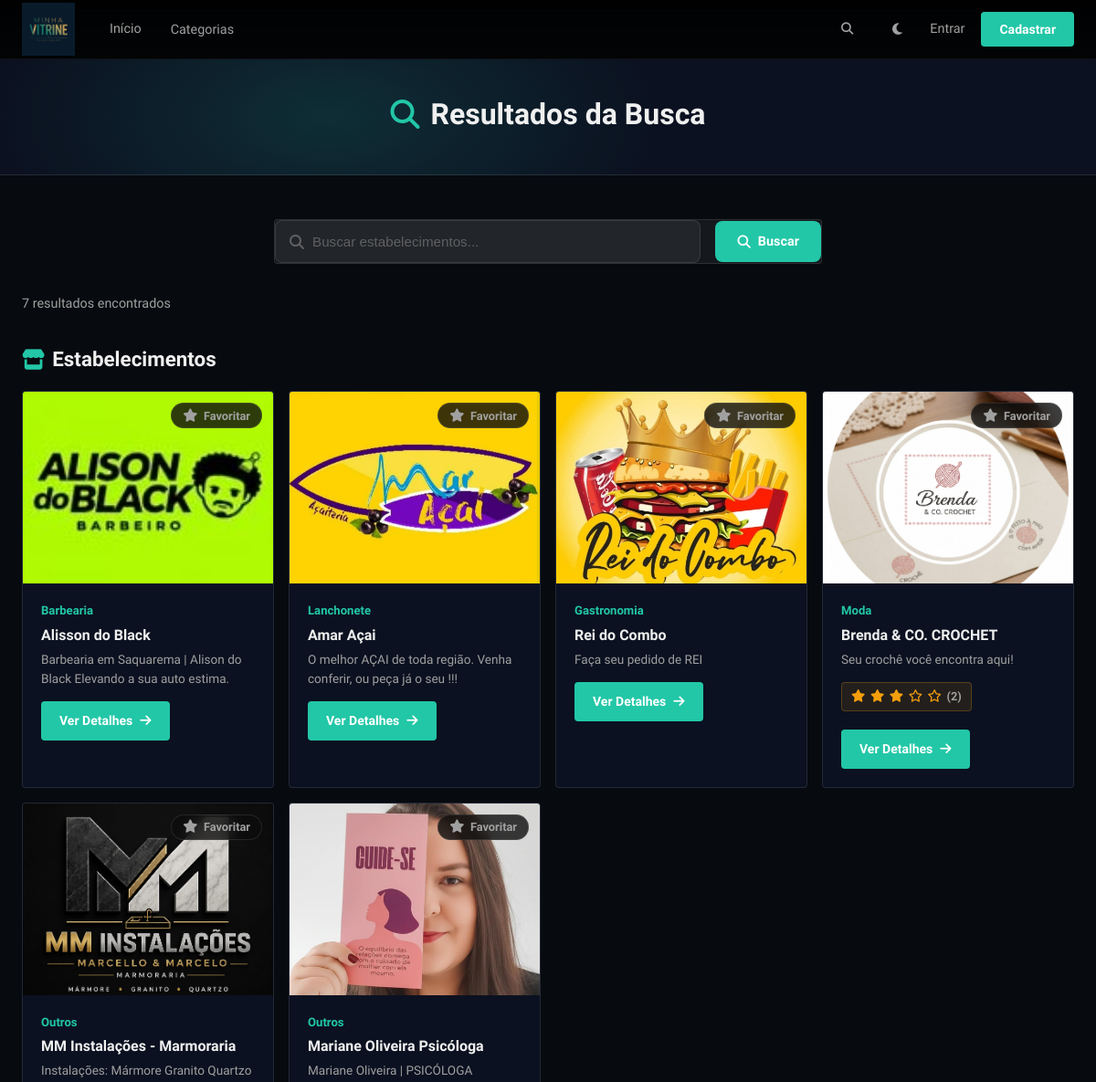
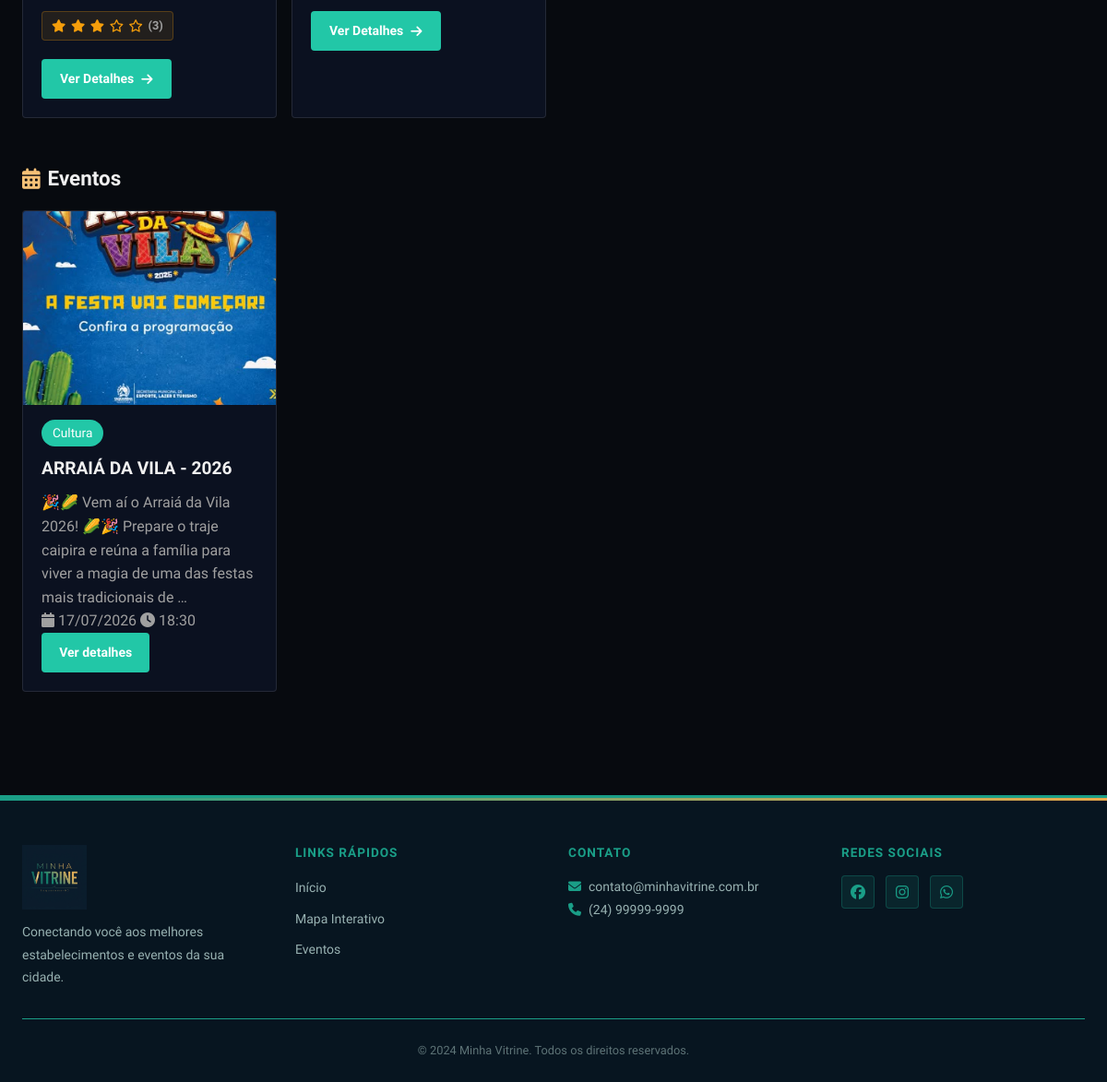
The page /buscar/ on the database its author committed (2 pictures, top to bottom).
### apps/core/models.py (models this page shows, shortened)
class Estabelecimento(models.Model):
    nome = models.CharField(
        max_length=200, verbose_name="Nome do Estabelecimento")
    categoria = models.ForeignKey(
        Categoria, on_delete=models.PROTECT, related_name='estabelecimentos')
    descricao = models.TextField(verbose_name="Descrição")
    endereco = models.CharField(max_length=300)
    numero = models.CharField(max_length=20, blank=True)
    complemento = models.CharField(max_length=100, blank=True)
    cep = models.CharField(max_length=10, blank=True, verbose_name="CEP")
    latitude = models.DecimalField(
        max_digits=9, decimal_places=6, null=True, blank=True)
    longitude = models.DecimalField(
        max_digits=9, decimal_places=6, null=True, blank=True)
    email = models.EmailField(blank=True)
    telefone = models.CharField(max_length=20, blank=True)
    whatsapp = models.CharField(
        max_length=20, blank=True, verbose_name="WhatsApp")
    website = models.URLField(blank=True, verbose_name="Website")
    instagram = models.CharField(
        max_length=100, blank=True, verbose_name="Instagram")
    facebook = models.CharField(
        max_length=100, blank=True, verbose_name="Facebook")
    cpf_validator = RegexValidator(
        regex=r'^\d{3}\.\d{3}\.\d{3}-\d{2}$',
        message="CPF deve estar no formato: XXX.XXX.XXX-XX"
    )
    cpf = models.CharField(
        max_length=14,
        blank=True,
        validators=[cpf_validator],
        verbose_name="CPF"
    )
    cnpj_validator = RegexValidator(
        regex=r'^\d{2}\.\d{3}\.\d{3}/\d{4}-\d{2}$',
        message="CNPJ deve estar no formato: XX.XXX.XXX/XXXX-XX"
    )
    cnpj = models.CharField(
        max_length=18,
        blank=True,
        validators=[cnpj_validator],
        verbose_name="CNPJ"
    )
    proprietario = models.CharField(
        max_length=200, blank=True, verbose_name="Proprietário")
    horario_funcionamento = models.TextField(
        blank=True, verbose_name="Horário de Funcionamento")
    imagem_principal = models.ImageField(
        upload_to='estabelecimentos/', blank=True, null=True)
    ativo = models.BooleanField(default=True)
    destaque = models.BooleanField(
        default=False, verbose_name="Estabelecimento em destaque")
    criado_em = models.DateTimeField(auto_now_add=True)
    atualizado_em = models.DateTimeField(auto_now=True)
    criado_por = models.ForeignKey(
        User, on_delete=models.SET_NULL, null=True, related_name='estabelecimentos_criados')
    favoritos = models.ManyToManyField(
        User, related_name='estabelecimentos_favoritos', blank=True)
    class Meta:
        verbose_name = 'Estabelecimento'
        verbose_name_plural = 'Estabelecimentos'
        ordering = ['-destaque', '-criado_em']

class Categoria(models.Model):
    nome = models.CharField(max_length=100, unique=True)
    slug = models.SlugField(max_length=100, unique=True)
    icone = models.CharField(max_length=50, blank=True,
                             help_text="Nome do ícone (ex: 'restaurant', 'store')")
    ativo = models.BooleanField(default=True)
    ordem = models.IntegerField(default=0, help_text="Ordem de exibição")
    class Meta:
        verbose_name = 'Categoria'
        verbose_name_plural = 'Categorias'
        ordering = ['ordem', 'nome']

class Evento(models.Model):
    TIPO_CHOICES = [
        ('gastronomia', 'Gastronomia'),
        ('moda', 'Moda'),
        ('cultura', 'Cultura'),
        ('esporte', 'Esporte'),
        ('educacao', 'Educação'),
        ('tecnologia', 'Tecnologia'),
        ('outro', 'Outro'),
    ]
    nome = models.CharField(max_length=200, verbose_name="Nome do Evento")
    tipo = models.CharField(max_length=50, choices=TIPO_CHOICES,
                            default='outro', verbose_name="Tipo de Evento")
    descricao = models.TextField(verbose_name="Descrição")
    localizacao = models.CharField(max_length=300, verbose_name="Localização")
    latitude = models.DecimalField(
        max_digits=9, decimal_places=6, null=True, blank=True)
    longitude = models.DecimalField(
        max_digits=9, decimal_places=6, null=True, blank=True)
    data_inicio = models.DateField(verbose_name="Data de Início")
    hora_inicio = models.TimeField(verbose_name="Hora de Início")
    data_fim = models.DateField(
        null=True, blank=True, verbose_name="Data de Término")
    hora_fim = models.TimeField(
        null=True, blank=True, verbose_name="Hora de Término")
    banner = models.ImageField(upload_to='eventos/', blank=True, null=True)
    ativo = models.BooleanField(default=True)
    destaque = models.BooleanField(
        default=False, verbose_name="Evento em destaque")
    criado_em = models.DateTimeField(auto_now_add=True)
    atualizado_em = models.DateTimeField(auto_now=True)
    criado_por = models.ForeignKey(
        User, on_delete=models.SET_NULL, null=True, related_name='eventos_criados')
    class Meta:
        verbose_name = 'Evento'
        verbose_name_plural = 'Eventos'
        ordering = ['data_inicio', 'hora_inicio']
    def get_datetime_fim(self):
        d = self.data_fim or self.data_inicio
        t = self.hora_fim if self.hora_fim is not None else time(23, 59, 59)
        dt = datetime.combine(d, t)
        if timezone.is_naive(dt):
            dt = timezone.make_aware(dt, timezone.get_current_timezone())
        return dt
    def esta_encerrado(self):
        return timezone.now() > self.get_datetime_fim()

### apps/core/views.py (the view, shortened to what this page needs)
# urls.py: path('buscar/', views.buscar, name='buscar'),
def buscar(request):
    query = request.GET.get('q', '')
    categoria = request.GET.get('categoria')
    estabelecimentos = Estabelecimento.objects.filter(ativo=True)
    eventos = Evento.objects.filter(ativo=True)
    if categoria:
        if categoria == EVENTOS_CATEGORIA_SLUG:
            estabelecimentos = Estabelecimento.objects.none()
        else:
            estabelecimentos = estabelecimentos.filter(categoria__slug=categoria)
            eventos = Evento.objects.none()
    estabelecimentos = estabelecimentos.select_related('categoria').annotate(
        media_avaliacoes=Avg('avaliacoes__estrelas'),
        total_avaliacoes=Count('avaliacoes')
    )
    context = {
        'estabelecimentos': estabelecimentos,
        'eventos': eventos,
        'query': query,
        'categoria_selecionada': categoria,
    }
    return render(request, 'core/busca.html', context)

### templates/core/busca.html (shortened to what this page needs)
{% extends 'base.html' %}
{% block content %}
<div class="page-header">
    <div class="container">
        <h1><i class="fas fa-search"></i> Resultados da Busca</h1>
    </div>
</div>
<div class="busca-page-content">
    <div class="container">
        <form action="{% url 'buscar' %}" method="get" class="search-bar-page">
            <div class="search-input-wrapper">
                <i class="fas fa-search"></i>
                <input type="text" name="q" value="{{ query }}" placeholder="Buscar estabelecimentos..." class="search-input">
            </div>
            <button type="submit" class="search-btn">
                <i class="fas fa-search"></i>
                Buscar
            </button>
        </form>
        {% if estabelecimentos or eventos %}
            {% with total_results=estabelecimentos.count|add:eventos.count %}
                <p class="resultados-count">{{ total_results }} resultado{{ total_results|pluralize }} encontrado{{ total_results|pluralize }}</p>
            {% endwith %}
            {% if estabelecimentos %}
                <div class="section-title-busca" style="margin: 2rem 0 1rem; font-size: 1.4rem; font-weight: 800; display: flex; align-items: center; gap: 0.5rem;">
                    <i class="fas fa-store" style="color: var(--primary);"></i> Estabelecimentos
                </div>
                <div class="establishments-grid">
                    {% for estabelecimento in estabelecimentos %}
                        <div class="establishment-card">
                            <div class="card-image-wrapper">
                                {% if estabelecimento.imagem_principal %}
                                    <img src="{{ estabelecimento.imagem_principal.url }}" alt="{{ estabelecimento.nome }}" class="card-image">
                                {% else %}
                                    <div class="card-image-placeholder">
                                        <i class="fas fa-store"></i>
                                    </div>
                                {% endif %}
                                <button class="favorite-btn {% if user.is_authenticated and user in estabelecimento.favoritos.all %}favorited{% endif %}"
                                        data-id="{{ estabelecimento.id }}"
                                        onclick="toggleFavorite({{ estabelecimento.id }})">
                                    <i class="fas fa-star"></i>
                                    {% if user.is_authenticated and user in estabelecimento.favoritos.all %}
                                        <span>Favoritos</span>
                                    {% else %}
                                        <span>Favoritar</span>
                                    {% endif %}
                                </button>
                            </div>
                            <div class="card-content">
                                <span class="card-category">{{ estabelecimento.categoria.nome }}</span>
                                <h3 class="card-title">{{ estabelecimento.nome }}</h3>
                                <p class="card-description">{{ estabelecimento.descricao|truncatewords:20 }}</p>
                                {% if estabelecimento.media_avaliacoes %}
                                    <div class="card-rating">
                                        {% for i in "12345" %}
                                            {% if forloop.counter <= estabelecimento.media_avaliacoes %}
                                                <i class="fas fa-star"></i>
                                            {% else %}
                                                <i class="far fa-star"></i>
                                            {% endif %}
                                        {% endfor %}
                                        <span>({{ estabelecimento.total_avaliacoes }})</span>
                                    </div>
                                {% endif %}
                                <div class="card-actions">
                                    <a href="{% url 'estabelecimento_detalhe' estabelecimento.id %}" class="btn-view-details">
                                        Ver Detalhes <i class="fas fa-arrow-right"></i>
                                    </a>
                                </div>
                            </div>
                        </div>
                    {% endfor %}
                </div>
            {% endif %}
            {% if eventos %}
                <div class="section-title-busca" style="margin: 3rem 0 1rem; font-size: 1.4rem; font-weight: 800; display: flex; align-items: center; gap: 0.5rem;">
                    <i class="fas fa-calendar-alt" style="color: var(--accent);"></i> Eventos
                </div>
                <div class="eventos-grid olx-cards">
                    {% for evento in eventos %}
                        <article class="evento-card {% if evento.esta_encerrado %}evento-card-encerrado{% endif %}">
                            {% if evento.banner %}
                                <img src="{{ evento.banner.url }}" alt="" class="evento-banner">
                            {% else %}
                                <div class="evento-banner-placeholder">
                                    <i class="fas fa-calendar-alt"></i>
                                </div>
                            {% endif %}
                            <div class="evento-content">
                                <span class="evento-tipo">{{ evento.get_tipo_display }}</span>
                                {% if evento.esta_encerrado %}
                                    <h3 class="evento-nome">{{ evento.nome }}</h3>
                                    <p class="evento-encerrado-msg">Evento encerrado</p>
                                {% else %}
                                    <h3 class="evento-nome">{{ evento.nome }}</h3>
                                    <p class="evento-descricao">{{ evento.descricao|truncatewords:28 }}</p>
                                    <div class="evento-info">
                                        <span><i class="fas fa-calendar"></i> {{ evento.data_inicio|date:"d/m/Y" }}</span>
                                        <span><i class="fas fa-clock"></i> {{ evento.hora_inicio|time:"H:i" }}</span>
                                    </div>
                                    <a href="{% url 'evento_detalhe' evento.id %}" class="btn-evento-detalhes">Ver detalhes</a>
                                {% endif %}
                            </div>
                        </article>
                    {% endfor %}
                </div>
            {% endif %}
        {% endif %}
    </div>
</div>
{% endblock %}

### rows shown on the page
Estabelecimento: imagem_principal (picture), categoria.nome "Barbearia", nome "Alisson do Black", descricao "Barbearia em Saquarema | Alison do Black Elevando a sua auto estima."
Estabelecimento: imagem_principal (picture), categoria.nome "Lanchonete", nome "Amar Açai", descricao "O melhor AÇAI de toda região. Venha conferir, ou peça já o seu !!!"
Estabelecimento: imagem_principal (picture), categoria.nome "Gastronomia", nome "Rei do Combo", descricao "Faça seu pedido de REI"
Estabelecimento: imagem_principal (picture), categoria.nome "Moda", nome "Brenda & CO. CROCHET", descricao "Seu crochê você encontra aqui!", total_avaliacoes "2"
Estabelecimento: imagem_principal (picture), categoria.nome "Outros", nome "MM Instalações - Marmoraria", descricao "Instalações: Mármore Granito Quartzo", total_avaliacoes "3"
Estabelecimento: imagem_principal (picture), categoria.nome "Outros", nome "Mariane Oliveira Psicóloga", descricao "Mariane Oliveira | PSICÓLOGA"
Evento: banner (picture), tipo "Cultura", nome "ARRAIÁ DA VILA - 2026", descricao "🎉🌽 Vem aí o Arraiá da Vila 2026! 🌽🎉 Prepare o traje caipira e reúna a família para viver a magia de uma das festas mais tradicionais de …", data_inicio "17/07/2026", hora_inicio "18:30"

### other values the page prints
{{ total_results }} "7"
